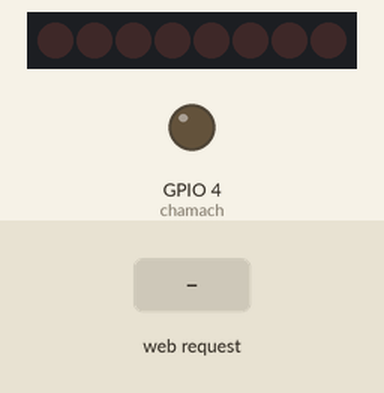
The sketch below on a simulated ESP8266 (NodeMCU). Parts: 8 shift-register outputs drawn as a row of LEDs (first output left, lit = HIGH), output pins drawn as LEDs (lit = HIGH). Wiring (inferred from the names in the program): shift register (74HC595): data GPIO 15; shift clock GPIO 13; latch GPIO 14. Wiring (inferred from the signals the program sends): row of LEDs: on Q0, Q1, Q2, Q3, Q4, Q5, Q6, Q7. Dashed ring = blinking. The test bench sets the inputs (shaded band). WiFi joins after 1.5 s; servers stay silent unless stated; a WiFi scan finds three made-up networks; pins used as bus, display or sensor lines are not drawn; what the sketch prints to the serial monitor is not drawn.

Above: at 4.7 s.
4.8 s: HTTP request GET /8 received
At 4.9 s:
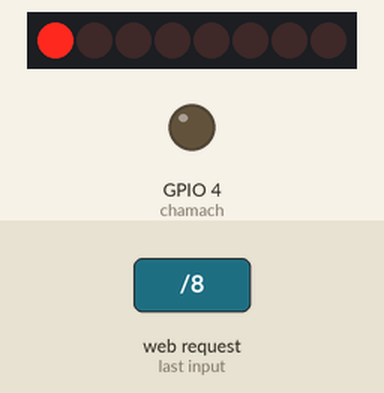
At 6.5 s:
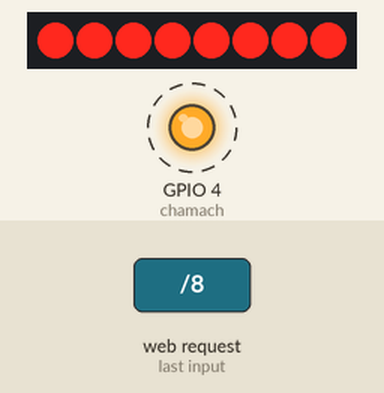
Timing chart, 0 to 12.9 s (numbered marks = the images above; inputs shaded):
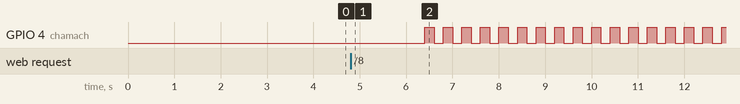

The sketch:

Hanouka_ESP3_choixreso_ToPublish.ino
```cpp
//****************************************************
//* this program allows to light up the various lamps for Hanouka, each day in the order defined
//* for that day. it can be run directly from a browser using a pc or a smartphone, or it can be called
//* from an application built with MIT appinventor stored in an Android phone.
//* In order to connect the server to Wifi, a list of networks for which the password is known
//* is written in the program. For flexibility it is possible to setup a mobile access point using a smartphone
//****************************************************
#include <ESP8266WiFi.h>


//********************
////////////////
char* ssidListe[] = {"SSID1","SSID2","SSID3","SSID4"};     // SSIDs for each known wifi network
char* passwordListe[] = {"Password1","Password2","Password3","Password4"};  // the passwords associated to each network
int nbresx = 4; // Number of known and authorized networks

char ssidIntermediaire[20];
char ssidTest[20];
char ssid[20];
char password[30];
int rssiListe[] ={-50,-50,-50,-50};
int rssi = -100; // Network signal power, best is -100, worst is 0
int numResMax = 0; // the best network indice among all networks found


//**********************
uint8_t MAC_array[6];
 char MAC_char[18];

WiFiServer server(80);

int tDelay = 200;
int latchPin = 14;      // (11) ST_CP [RCK] on 74HC595
int clockPin = 13;      // (9) SH_CP [SCK] on 74HC595
int dataPin = 15;     // (12) DS [S1] on 74HC595
int chamach = 4;
byte leds = 0;
int value = 0;

//********** function to command each light using the 74HC595 transistor  ******************
void updateShiftRegister()
{
   digitalWrite(latchPin, LOW);
   shiftOut(dataPin, clockPin, LSBFIRST, leds);
   digitalWrite(latchPin, HIGH);
}

//******************************************
void scanreseau(){ // Looks for the best network and connects to it
    // ************ scan all 'visible' wifi networks  *************
  Serial.println("scan start");
  rssi = -100;
  numResMax = 0;
  rssiListe[0] = -80;
  rssiListe[1] = -80;
  // WiFi.scanNetworks will return the number of networks found
  int n = WiFi.scanNetworks();
  Serial.println("scan done");
  if (n == 0){
    Serial.println("no networks found");
  }else
  {
    Serial.print(n);
    Serial.println(" networks found");
    for (int i = 0; i < n; ++i)
    {
      // Print SSID and RSSI for each network found
      Serial.print(i + 1);
      Serial.print(": ");
      Serial.print(WiFi.SSID(i));
      Serial.print(" (");
      Serial.print(WiFi.RSSI(i));
      Serial.print(")");
      Serial.print((WiFi.encryptionType(i) == ENC_TYPE_NONE)?" ":"* ");
      Serial.println (WiFi.encryptionType(i));
      delay(10);
      WiFi.SSID(i).toCharArray(ssidIntermediaire,20); // store the network SSID for line i to ssidIntermediaire variable

      Serial.print("contenu de ssidIntermediaire : ");
      Serial.println(ssidIntermediaire);

    //*** if network i has a betteer RSSI (power) than the previous one, and if it is among the known networks we put keep track of its position (i into numresmax)
      if (WiFi.RSSI(i) > rssi)
      {
        int resconnu = 0;
        for (int j = 0; j < nbresx; ++j)
    {
       if  (WiFi.SSID(i) == ssidListe[j]){
        resconnu =1;
       }
    }
      if (resconnu == 1) {
        rssi = WiFi.RSSI(i);
        numResMax = i;
        Serial.print ("puissance du réseau : ");
        Serial.print(i + 1);
        Serial.print(" est : ");
        Serial.println(rssi);
      }
    }
    }
    // *** end networks analysis*************
     Serial.print("numero du reseau choisi: ");
     Serial.println(numResMax + 1);
  }
  // *** Best network chosen ************

      WiFi.SSID(numResMax).toCharArray(ssidIntermediaire,20);

      Serial.print("nom du reseau ssidintermediaire le plus puissant: ");
      Serial.println(ssidIntermediaire);
       strcpy(ssid, ssidIntermediaire);
      Serial.print("nom du reseau ssid: ");
      Serial.println(ssid);
     //********* Look for the corresponding password in the known networks ************
      for (int j=0; j < nbresx; ++j)
    {
      if (WiFi.SSID(numResMax) == ssidListe[j])
      {
        //Serial.print("test réseau choisi: ");
        //Serial.println(ssidIntermediaire);
        strcpy(password,passwordListe[j]);
        Serial.print(" test password: ");
        Serial.println(password);
      }
    }


  Serial.print("réseau choisi: ");
  Serial.println(ssid);
  Serial.print("password: ");
  Serial.println(password);
  Serial.println("");
  // ************ fin du scan  ******************
}


//******************************************
void setup()
{
  pinMode(latchPin, OUTPUT);
  pinMode(dataPin, OUTPUT);
  pinMode(clockPin, OUTPUT);
  pinMode(chamach, OUTPUT);
  updateShiftRegister();
  digitalWrite(chamach,LOW);
  Serial.begin(115200);

// Connect to WiFi network
scanreseau();
Serial.println();
  Serial.print("Connecting to ");
  Serial.println(ssid);

  WiFi.begin(ssid, password);

  while (WiFi.status() != WL_CONNECTED) {
    delay(500);
    Serial.print(".");
  }
  Serial.println("");
  Serial.println("WiFi connected");

  // Start the server
  server.begin();
  Serial.println("Server started");

  // Print the IP address
  Serial.print("Use this URL to connect: ");
  Serial.print("http://");
  Serial.print(WiFi.localIP());
  Serial.println("/");
  WiFi.macAddress(MAC_array);
    for (int i = 0; i < sizeof(MAC_array); ++i){
      sprintf(MAC_char,"%s%02x:",MAC_char,MAC_array[i]);
    }

    Serial.println(MAC_char);

}

void loop()
{

// Make the shamash blink continuously
if (value >= 1 && value <= 8)
    {
for (int j = 0; j < 5; j++)
  {
  digitalWrite (chamach,HIGH);
  delay (tDelay);
  digitalWrite (chamach,LOW);
  delay (tDelay);
  }
    }

  // Check if a client has connected
  WiFiClient client = server.available();

  if (!client) {
  //Serial.println("Pas de client");
    return;
  }
   // Wait until the client sends some data
  Serial.println("new client");
  while(!client.available()){
    delay(1);
  }

  // Read the first line of the request
  String request = client.readStringUntil('\r');
  Serial.println(request);
  client.flush();

  // Match the request


  if (request.indexOf("/x") != -1) {
     value = 0;
  }
  if (request.indexOf("/1 ") != -1) {
     value = 1;
  }
  if (request.indexOf("/2") != -1) {
     value = 2;
  }
  if (request.indexOf("/3") != -1) {
     value = 3;
  }
  if (request.indexOf("/4") != -1) {
     value = 4;
  }
  if (request.indexOf("/5") != -1) {
     value = 5;
  }
  if (request.indexOf("/6") != -1) {
     value = 6;
  }
  if (request.indexOf("/7") != -1) {
     value = 7;
  }
  if (request.indexOf("/8") != -1) {
     value = 8;
  }

  Serial.println (value);

  // Return the response
  client.println("HTTP/1.1 200 OK");
  client.println("Content-Type: text/html");
  client.println(""); //  do not forget this one
  client.println("<!DOCTYPE HTML>");
  client.println("<html>");

  if (value == 0)
  {
       client.println("La Hanoukia est éteinte ");
       client.println("<br><br>");
  }
  else
  {
  client.print("La Hanoukia est positionnee pour l'allumage du ");

  if(value == 1) {
    client.print("1er ");
  } else {
    client.print(value);
    client.print("eme ");
  }
  client.println("jour");
  client.println("<br><br>");
  }
  client.println("Cliquer <a href=\"/1\"> ici</a> pour demander l'allumage du 1er soir de Hanouka<br>");
  client.println("Cliquer <a href=\"/2\"> ici</a> pour demander l'allumage du 2eme soir de Hanouka<br>");
  client.println("Cliquer <a href=\"/3\"> ici</a> pour demander l'allumage du 3eme soir de Hanouka<br>");
  client.println("Cliquer <a href=\"/4\"> ici</a> pour demander l'allumage du 4eme soir de Hanouka<br>");
  client.println("Cliquer <a href=\"/5\"> ici</a> pour demander l'allumage du 5eme soir de Hanouka<br>");
  client.println("Cliquer <a href=\"/6\"> ici</a> pour demander l'allumage du 6eme soir de Hanouka<br>");
  client.println("Cliquer <a href=\"/7\"> ici</a> pour demander l'allumage du 7eme soir de Hanouka<br>");
  client.println("Cliquer <a href=\"/8\"> ici</a> pour demander l'allumage du 8eme soir de Hanouka<br>");
    client.println("<br><br>");

  client.println("Cliquer <a href=\"/x\"> ici</a> pour eteindre la hanoukia<br>");

    client.println("</html>");

  delay(1);
  Serial.println("Client disonnected");
  Serial.println("");
// after sending the page to the server, we light on the lights on the appropriate order, from the last to the first
  if (value >= 1 && value <= 8)
    {
      int led = value - 1;
      for (int i = led; i > -1; i--)
  {
    bitSet(leds, i);
    updateShiftRegister();
    delay(tDelay);
  }
  for (int j = 0; j < 5; j++)
  {
  digitalWrite (chamach,HIGH);
  delay (tDelay);
  digitalWrite (chamach,LOW);
  delay (tDelay);
  }
  digitalWrite (chamach,HIGH);
    }

 if (value == 0)
    {
      leds = 0;
      updateShiftRegister();
      Serial.println("Hanoukia éteinte");
      digitalWrite (chamach,LOW);
    }

}
```

Measured:
- after the input at 4.8 s, GPIO 4 (chamach): alternates HIGH for 0.20 s and LOW for 0.20 s, starting after 1.6 s
